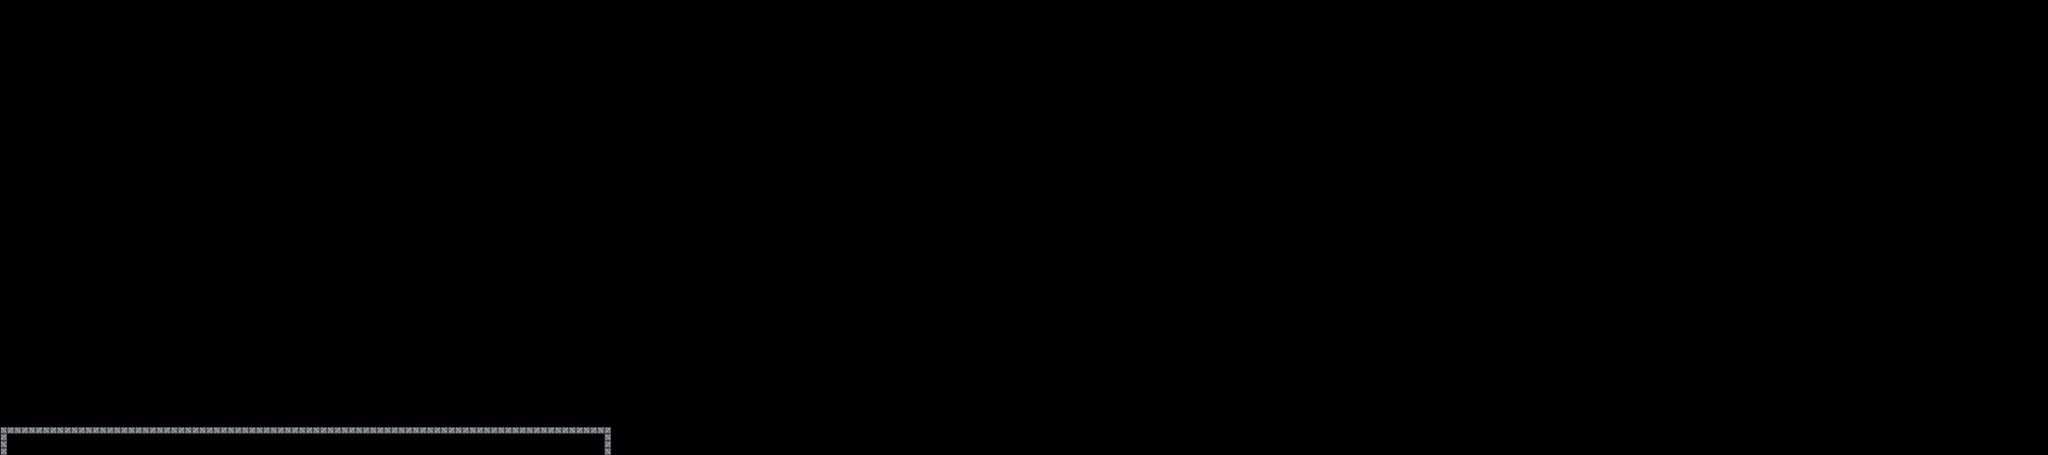

A 2D game scene composited from a Tiled map and its tileset images. What follows is a short description and the map's XML, with each tile layer's data collapsed to a summary:
An orthogonal 144x32 tile map with 16x16 px tiles, 1 tile layer (tiles) and 21 objects.

<map version="1.4" tiledversion="1.4.1" orientation="orthogonal" renderorder="right-down" width="144" height="32" tilewidth="16" tileheight="16" infinite="0" nextlayerid="7" nextobjectid="37">
 <tileset firstgid="1" name="tiles" tilewidth="16" tileheight="16" tilecount="16" columns="4">
  <image source="../../images/tilesets/tiles.png" width="64" height="64" />
 </tileset>
 <objectgroup id="2" name="sw-triangles">
  <object id="1" x="32" y="272" width="32" height="208" />
  <object id="2" x="32" y="288" width="48" height="192" />
  <object id="3" x="32" y="304" width="64" height="176" />
  <object id="4" x="32" y="320" width="80" height="160" />
  <object id="5" x="32" y="336" width="96" height="144" />
  <object id="6" x="32" y="352" width="112" height="128" />
  <object id="7" x="32" y="368" width="130" height="112" />
  <object id="8" x="32" y="384" width="148" height="96" />
  <object id="9" x="32" y="400" width="160" height="80" />
  <object id="10" x="32" y="416" width="176" height="64" />
  <object id="11" x="32" y="432" width="208" height="48" />
  <object id="12" x="32" y="448" width="260" height="32" />
  <object id="13" x="32" y="464" width="320" height="16" />
  <object id="18" x="32" y="32" width="16" height="448" />
 </objectgroup>
 <objectgroup id="3" name="squares">
  <object id="14" x="32" y="480" width="655" height="16" />
  <object id="26" x="0" y="32" width="32" height="464" />
 </objectgroup>
 <objectgroup id="6" name="end">
  <object id="35" x="1888" y="352" width="16" height="64" />
 </objectgroup>
 <objectgroup id="4" name="se-triangles">
  <object id="19" x="615" y="420" width="73" height="60" />
  <object id="20" x="560" y="432" width="128" height="48" />
  <object id="21" x="482" y="448" width="205.333" height="32" />
  <object id="22" x="416" y="464" width="272" height="16" />
 </objectgroup>
 <layer id="5" name="tiles" width="144" height="32">
  <data>[4608 cells, 45 non-empty, 5 distinct tile ids]</data>
 </layer>
</map>
